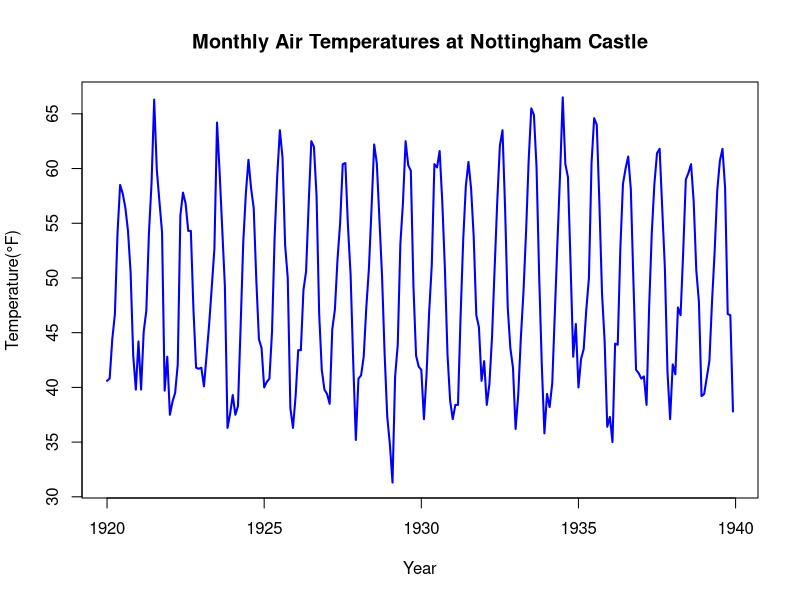

Recreate this plot in R.
#Practical 2
#The “Nottem” dataset is available in the R library and contains historical time series observations.
#Using this dataset, perform the following tasks:
#(a) Write the R command to load the library in which the “Nottem” dataset is available.
#(b) Write the R command to load the “Nottem” dataset into the R working environment.
#(c) Write the appropriate R command to view the description of the dataset and briefly explain the key characteristics of the data.
#(d) Explain the nature of the data in terms of its sampling frequency.
#(e) Plot the time series data and write your observations about the pattern of the data. 

#Solutions

#Command to delete all the history
rm(list=ls(all=TRUE))

#(a)
library(datasets)

#(b)
data("nottem")
nottem

#(c)
?nottem

#(d)
frequency(nottem)

#(e)
plot(nottem,
     main="Monthly Air Temperatures at Nottingham Castle",
     xlab= "Year",
     ylab= "Temperature(°F)",
     col= "blue",
     lwd=2)
